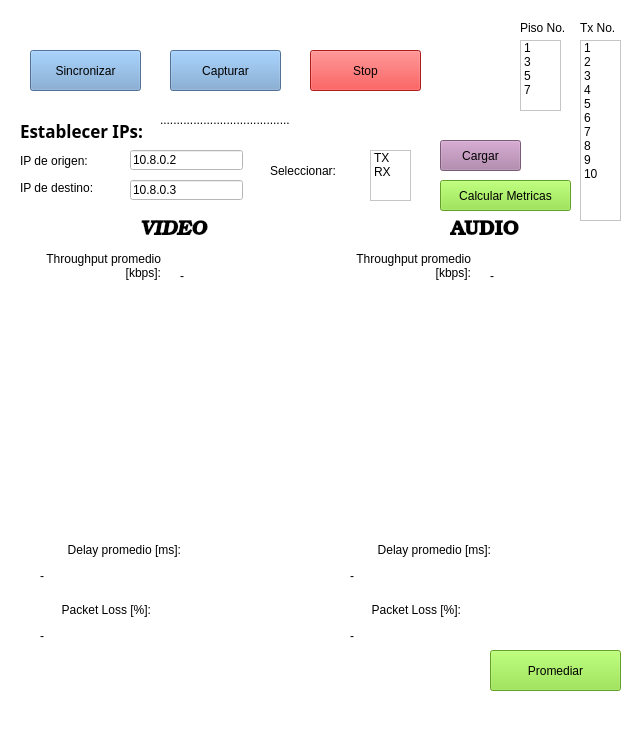
<?xml version="1.0" encoding="UTF-8"?>
<ui version="4.0">
 <class>MainWindow</class>
 <widget class="QMainWindow" name="MainWindow">
  <property name="geometry">
   <rect>
    <x>0</x>
    <y>0</y>
    <width>644</width>
    <height>742</height>
   </rect>
  </property>
  <property name="font">
   <font>
    <pointsize>11</pointsize>
   </font>
  </property>
  <property name="windowTitle">
   <string>GUI-Cálculo de Métricas</string>
  </property>
  <property name="styleSheet">
   <string notr="true">background-color: rgb(255, 255, 255);</string>
  </property>
  <widget class="QWidget" name="centralwidget">
   <widget class="QPushButton" name="Btn_sincronizar">
    <property name="geometry">
     <rect>
      <x>30</x>
      <y>50</y>
      <width>111</width>
      <height>41</height>
     </rect>
    </property>
    <property name="styleSheet">
     <string notr="true">background-color: rgb(114, 159, 207);</string>
    </property>
    <property name="text">
     <string>Sincronizar</string>
    </property>
   </widget>
   <widget class="QPushButton" name="Btn_capturar">
    <property name="geometry">
     <rect>
      <x>170</x>
      <y>50</y>
      <width>111</width>
      <height>41</height>
     </rect>
    </property>
    <property name="styleSheet">
     <string notr="true">background-color: rgb(114, 159, 207);</string>
    </property>
    <property name="text">
     <string>Capturar</string>
    </property>
   </widget>
   <widget class="QPushButton" name="Btn_stop">
    <property name="geometry">
     <rect>
      <x>310</x>
      <y>50</y>
      <width>111</width>
      <height>41</height>
     </rect>
    </property>
    <property name="styleSheet">
     <string notr="true">background-color: rgb(239, 41, 41);</string>
    </property>
    <property name="text">
     <string>Stop</string>
    </property>
   </widget>
   <widget class="QLabel" name="mensaje">
    <property name="geometry">
     <rect>
      <x>160</x>
      <y>110</y>
      <width>151</width>
      <height>20</height>
     </rect>
    </property>
    <property name="toolTip">
     <string>&lt;html&gt;&lt;head/&gt;&lt;body&gt;&lt;p&gt;&lt;br/&gt;&lt;/p&gt;&lt;/body&gt;&lt;/html&gt;</string>
    </property>
    <property name="text">
     <string>.......................................</string>
    </property>
   </widget>
   <widget class="QListWidget" name="select_tx">
    <property name="geometry">
     <rect>
      <x>580</x>
      <y>40</y>
      <width>41</width>
      <height>181</height>
     </rect>
    </property>
    <item>
     <property name="text">
      <string>1</string>
     </property>
    </item>
    <item>
     <property name="text">
      <string>2</string>
     </property>
    </item>
    <item>
     <property name="text">
      <string>3</string>
     </property>
    </item>
    <item>
     <property name="text">
      <string>4</string>
     </property>
    </item>
    <item>
     <property name="text">
      <string>5</string>
     </property>
    </item>
    <item>
     <property name="text">
      <string>6</string>
     </property>
    </item>
    <item>
     <property name="text">
      <string>7</string>
     </property>
    </item>
    <item>
     <property name="text">
      <string>8</string>
     </property>
    </item>
    <item>
     <property name="text">
      <string>9</string>
     </property>
    </item>
    <item>
     <property name="text">
      <string>10</string>
     </property>
    </item>
   </widget>
   <widget class="QListWidget" name="select_piso">
    <property name="geometry">
     <rect>
      <x>520</x>
      <y>40</y>
      <width>41</width>
      <height>71</height>
     </rect>
    </property>
    <item>
     <property name="text">
      <string>1</string>
     </property>
    </item>
    <item>
     <property name="text">
      <string>3</string>
     </property>
    </item>
    <item>
     <property name="text">
      <string>5</string>
     </property>
    </item>
    <item>
     <property name="text">
      <string>7</string>
     </property>
    </item>
   </widget>
   <widget class="QLabel" name="label_8">
    <property name="geometry">
     <rect>
      <x>520</x>
      <y>20</y>
      <width>61</width>
      <height>16</height>
     </rect>
    </property>
    <property name="text">
     <string>Piso No.</string>
    </property>
   </widget>
   <widget class="QLabel" name="label_12">
    <property name="geometry">
     <rect>
      <x>580</x>
      <y>20</y>
      <width>61</width>
      <height>16</height>
     </rect>
    </property>
    <property name="text">
     <string>Tx No.</string>
    </property>
   </widget>
   <widget class="QLabel" name="label_13">
    <property name="geometry">
     <rect>
      <x>20</x>
      <y>150</y>
      <width>91</width>
      <height>21</height>
     </rect>
    </property>
    <property name="text">
     <string>IP de origen:</string>
    </property>
   </widget>
   <widget class="QLineEdit" name="ip_src">
    <property name="geometry">
     <rect>
      <x>130</x>
      <y>150</y>
      <width>113</width>
      <height>20</height>
     </rect>
    </property>
    <property name="text">
     <string>10.8.0.2</string>
    </property>
   </widget>
   <widget class="QLabel" name="label">
    <property name="geometry">
     <rect>
      <x>20</x>
      <y>180</y>
      <width>121</width>
      <height>16</height>
     </rect>
    </property>
    <property name="text">
     <string>IP de destino:</string>
    </property>
   </widget>
   <widget class="QLineEdit" name="ip_dst">
    <property name="geometry">
     <rect>
      <x>130</x>
      <y>180</y>
      <width>113</width>
      <height>20</height>
     </rect>
    </property>
    <property name="text">
     <string>10.8.0.3</string>
    </property>
   </widget>
   <widget class="QLabel" name="label_5">
    <property name="geometry">
     <rect>
      <x>30</x>
      <y>240</y>
      <width>131</width>
      <height>51</height>
     </rect>
    </property>
    <property name="text">
     <string>Throughput promedio [kbps]:</string>
    </property>
    <property name="alignment">
     <set>Qt::AlignRight|Qt::AlignTrailing|Qt::AlignVCenter</set>
    </property>
    <property name="wordWrap">
     <bool>true</bool>
    </property>
   </widget>
   <widget class="QLabel" name="photo1">
    <property name="geometry">
     <rect>
      <x>30</x>
      <y>290</y>
      <width>291</width>
      <height>241</height>
     </rect>
    </property>
    <property name="text">
     <string/>
    </property>
    <property name="pixmap">
     <pixmap>../../../Documentos/tesis/GUIv2/cuenca.png</pixmap>
    </property>
    <property name="scaledContents">
     <bool>true</bool>
    </property>
   </widget>
   <widget class="QLabel" name="label_6">
    <property name="geometry">
     <rect>
      <x>30</x>
      <y>540</y>
      <width>151</width>
      <height>20</height>
     </rect>
    </property>
    <property name="text">
     <string>Delay promedio [ms]:</string>
    </property>
    <property name="alignment">
     <set>Qt::AlignRight|Qt::AlignTrailing|Qt::AlignVCenter</set>
    </property>
   </widget>
   <widget class="QLabel" name="label_7">
    <property name="geometry">
     <rect>
      <x>40</x>
      <y>600</y>
      <width>111</width>
      <height>20</height>
     </rect>
    </property>
    <property name="text">
     <string>Packet Loss [%]:</string>
    </property>
    <property name="alignment">
     <set>Qt::AlignRight|Qt::AlignTrailing|Qt::AlignVCenter</set>
    </property>
   </widget>
   <widget class="QLabel" name="delay_label">
    <property name="geometry">
     <rect>
      <x>40</x>
      <y>560</y>
      <width>121</width>
      <height>31</height>
     </rect>
    </property>
    <property name="text">
     <string>-</string>
    </property>
   </widget>
   <widget class="QLabel" name="pl_label">
    <property name="geometry">
     <rect>
      <x>40</x>
      <y>620</y>
      <width>121</width>
      <height>31</height>
     </rect>
    </property>
    <property name="text">
     <string>-</string>
    </property>
   </widget>
   <widget class="QPushButton" name="Btn_promediar">
    <property name="geometry">
     <rect>
      <x>490</x>
      <y>650</y>
      <width>131</width>
      <height>41</height>
     </rect>
    </property>
    <property name="styleSheet">
     <string notr="true">background-color: rgb(138, 226, 52);</string>
    </property>
    <property name="text">
     <string>Promediar</string>
    </property>
   </widget>
   <widget class="QLabel" name="thr_label">
    <property name="geometry">
     <rect>
      <x>180</x>
      <y>260</y>
      <width>121</width>
      <height>31</height>
     </rect>
    </property>
    <property name="text">
     <string>-</string>
    </property>
   </widget>
   <widget class="QPushButton" name="Btn_metrics">
    <property name="geometry">
     <rect>
      <x>440</x>
      <y>180</y>
      <width>131</width>
      <height>31</height>
     </rect>
    </property>
    <property name="styleSheet">
     <string notr="true">background-color: rgb(138, 226, 52);</string>
    </property>
    <property name="text">
     <string>Calcular Metricas</string>
    </property>
   </widget>
   <widget class="QLabel" name="label_9">
    <property name="geometry">
     <rect>
      <x>340</x>
      <y>540</y>
      <width>151</width>
      <height>20</height>
     </rect>
    </property>
    <property name="text">
     <string>Delay promedio [ms]:</string>
    </property>
    <property name="alignment">
     <set>Qt::AlignRight|Qt::AlignTrailing|Qt::AlignVCenter</set>
    </property>
   </widget>
   <widget class="QLabel" name="thr_label_2">
    <property name="geometry">
     <rect>
      <x>490</x>
      <y>260</y>
      <width>121</width>
      <height>31</height>
     </rect>
    </property>
    <property name="text">
     <string>-</string>
    </property>
   </widget>
   <widget class="QLabel" name="photo2">
    <property name="geometry">
     <rect>
      <x>340</x>
      <y>290</y>
      <width>291</width>
      <height>241</height>
     </rect>
    </property>
    <property name="text">
     <string/>
    </property>
    <property name="pixmap">
     <pixmap>../../../Documentos/tesis/GUIv2/cuenca.png</pixmap>
    </property>
    <property name="scaledContents">
     <bool>true</bool>
    </property>
   </widget>
   <widget class="QLabel" name="label_10">
    <property name="geometry">
     <rect>
      <x>350</x>
      <y>600</y>
      <width>111</width>
      <height>20</height>
     </rect>
    </property>
    <property name="text">
     <string>Packet Loss [%]:</string>
    </property>
    <property name="alignment">
     <set>Qt::AlignRight|Qt::AlignTrailing|Qt::AlignVCenter</set>
    </property>
   </widget>
   <widget class="QLabel" name="delay_label_2">
    <property name="geometry">
     <rect>
      <x>350</x>
      <y>560</y>
      <width>121</width>
      <height>31</height>
     </rect>
    </property>
    <property name="text">
     <string>-</string>
    </property>
   </widget>
   <widget class="QLabel" name="pl_label_2">
    <property name="geometry">
     <rect>
      <x>350</x>
      <y>620</y>
      <width>121</width>
      <height>31</height>
     </rect>
    </property>
    <property name="text">
     <string>-</string>
    </property>
   </widget>
   <widget class="QLabel" name="label_11">
    <property name="geometry">
     <rect>
      <x>340</x>
      <y>240</y>
      <width>131</width>
      <height>51</height>
     </rect>
    </property>
    <property name="text">
     <string>Throughput promedio [kbps]:</string>
    </property>
    <property name="alignment">
     <set>Qt::AlignRight|Qt::AlignTrailing|Qt::AlignVCenter</set>
    </property>
    <property name="wordWrap">
     <bool>true</bool>
    </property>
   </widget>
   <widget class="QLabel" name="label_14">
    <property name="geometry">
     <rect>
      <x>140</x>
      <y>220</y>
      <width>91</width>
      <height>21</height>
     </rect>
    </property>
    <property name="font">
     <font>
      <family>URW Bookman</family>
      <pointsize>15</pointsize>
      <weight>75</weight>
      <italic>true</italic>
      <bold>true</bold>
     </font>
    </property>
    <property name="text">
     <string>VIDEO</string>
    </property>
   </widget>
   <widget class="QLabel" name="label_15">
    <property name="geometry">
     <rect>
      <x>450</x>
      <y>220</y>
      <width>91</width>
      <height>21</height>
     </rect>
    </property>
    <property name="font">
     <font>
      <family>URW Bookman</family>
      <pointsize>15</pointsize>
      <weight>75</weight>
      <bold>true</bold>
     </font>
    </property>
    <property name="text">
     <string>AUDIO</string>
    </property>
   </widget>
   <widget class="QPushButton" name="Btn_cargar">
    <property name="geometry">
     <rect>
      <x>440</x>
      <y>140</y>
      <width>81</width>
      <height>31</height>
     </rect>
    </property>
    <property name="styleSheet">
     <string notr="true">background-color: rgb(173, 127, 168);</string>
    </property>
    <property name="text">
     <string>Cargar</string>
    </property>
   </widget>
   <widget class="QListWidget" name="select_txorx">
    <property name="geometry">
     <rect>
      <x>370</x>
      <y>150</y>
      <width>41</width>
      <height>51</height>
     </rect>
    </property>
    <item>
     <property name="text">
      <string>TX</string>
     </property>
    </item>
    <item>
     <property name="text">
      <string>RX</string>
     </property>
    </item>
   </widget>
   <widget class="QLabel" name="label_16">
    <property name="geometry">
     <rect>
      <x>270</x>
      <y>160</y>
      <width>91</width>
      <height>21</height>
     </rect>
    </property>
    <property name="text">
     <string>Seleccionar:</string>
    </property>
   </widget>
   <widget class="QLabel" name="label_17">
    <property name="geometry">
     <rect>
      <x>20</x>
      <y>120</y>
      <width>131</width>
      <height>21</height>
     </rect>
    </property>
    <property name="font">
     <font>
      <family>Ubuntu Mono</family>
      <pointsize>13</pointsize>
      <weight>75</weight>
      <italic>false</italic>
      <bold>true</bold>
     </font>
    </property>
    <property name="text">
     <string>Establecer IPs:</string>
    </property>
   </widget>
  </widget>
  <widget class="QStatusBar" name="statusbar"/>
 </widget>
 <resources/>
 <connections/>
</ui>
